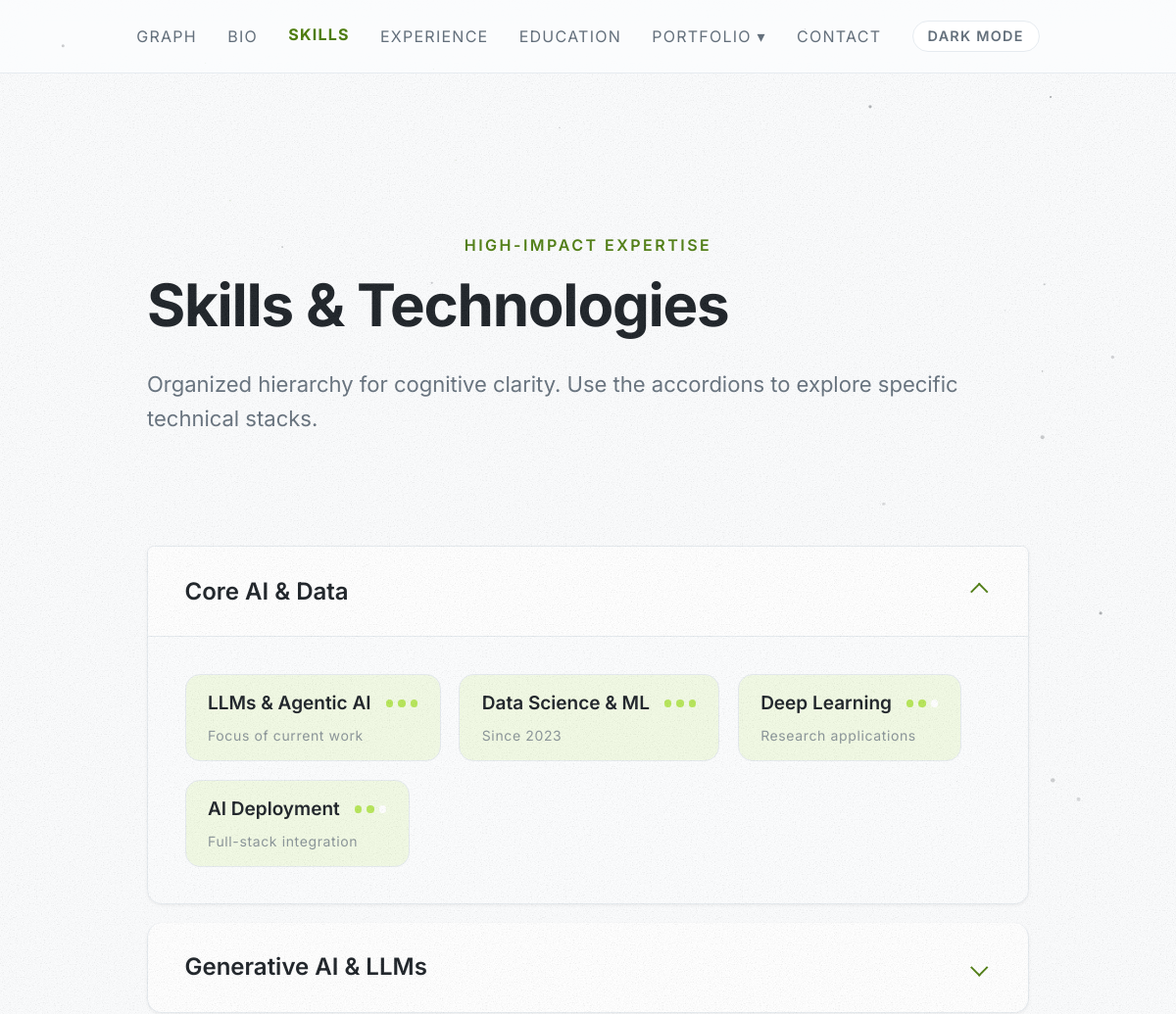
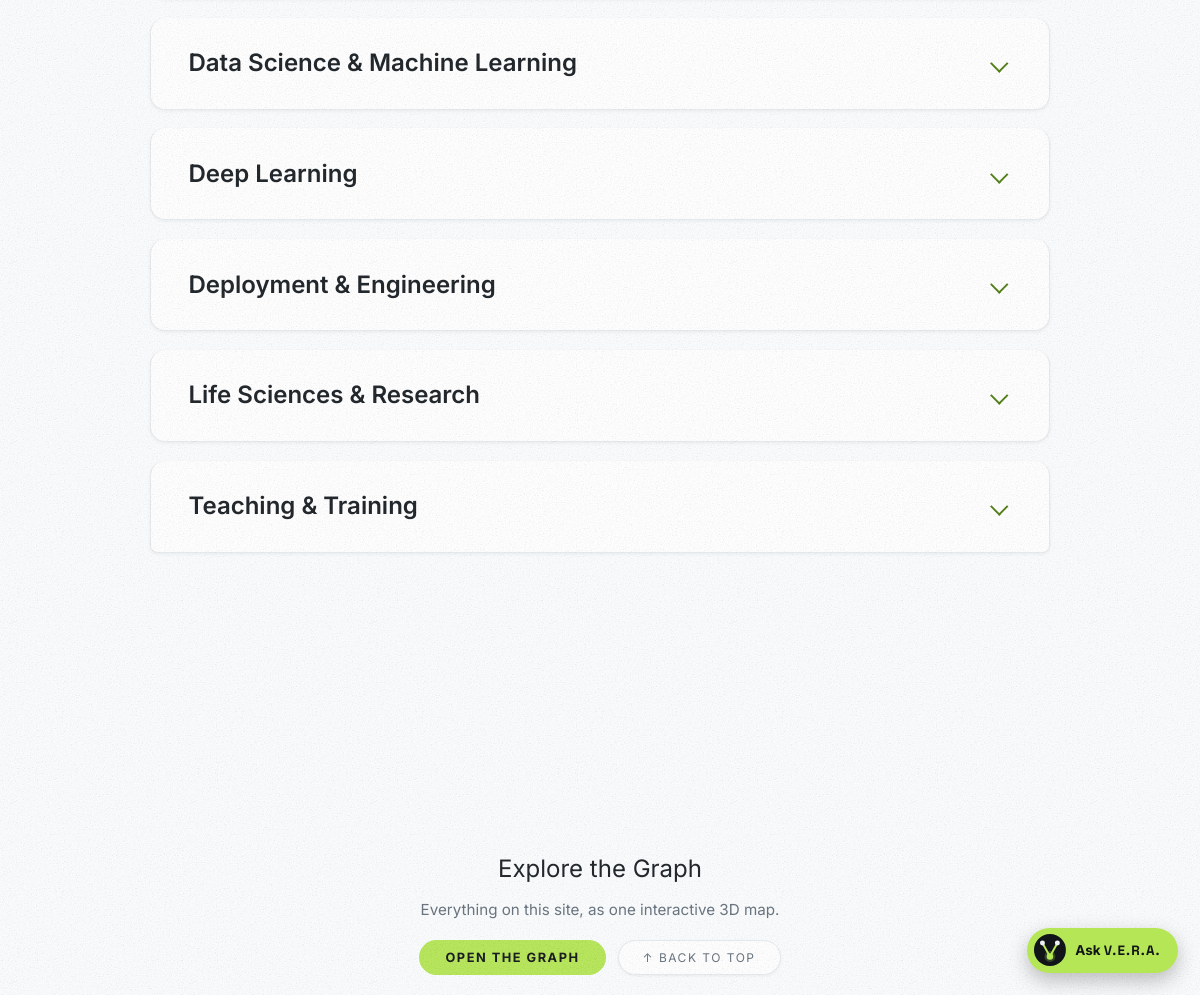
Screenshot of /skills/ with the database file from the repository (2 pictures, top to bottom).
### portfolio/models.py (models this page shows, shortened)
class NavigationItem(models.Model):
    profile = models.ForeignKey(UserProfile, on_delete=models.CASCADE, related_name='navigation_items')
    label = models.CharField(max_length=100)
    url = models.CharField(max_length=255, blank=True, default="")
    active_id = models.CharField(max_length=50, blank=True, default="")
    dropdown = models.BooleanField(default=False)
    parent = models.ForeignKey('self', on_delete=models.CASCADE, null=True, blank=True, related_name='children')
    order = models.IntegerField(default=0)
    class Meta:
        ordering = ['order', 'id']

class SkillCategory(models.Model):
    profile = models.ForeignKey(UserProfile, on_delete=models.CASCADE, related_name='skill_categories')
    accordion_id = models.CharField(max_length=100, default="core-ai")
    name = models.CharField(max_length=255)
    active = models.BooleanField(default=False)
    order = models.IntegerField(default=0)
    class Meta:
        verbose_name_plural = "Skill Categories"
        ordering = ['order', 'id']

class Skill(models.Model):
    category = models.ForeignKey(SkillCategory, on_delete=models.CASCADE, related_name='skills')
    name = models.CharField(max_length=255)
    highlight = models.BooleanField(default=False)
    tier = models.IntegerField(default=1) # 1, 2, or 3
    context = models.CharField(max_length=255, blank=True, default="")
    order = models.IntegerField(default=0)
    class Meta:
        ordering = ['order', 'id']

### portfolio/views.py (the view)
# urls.py: path('skills/', views.skills_view, name='skills'),
def skills_view(request):
    skills_context = {}
    try:
        profile = UserProfile.objects.first()
        if profile:
            cats = SkillCategory.objects.filter(profile=profile)
            if cats.exists():
                groups = []
                for c in cats:
                    groups.append({
                        'id': c.accordion_id,
                        'name': c.name,
                        'active': c.active,
                        'tags': [{'name': s.name, 'highlight': s.highlight, 'tier': s.tier, 'context': s.context} for s in c.skills.all()]
                    })
                skills_context = {
                    'page_label': 'High-Impact Expertise',
                    'page_title': 'Skills & Technologies',
                    'page_sub': 'Organized hierarchy for cognitive clarity. Use the accordions to explore specific technical stacks.',
                    'accordion_groups': groups
                }
    except Exception:
        pass
    context = {
        'skills': skills_context,
        'graph_data': get_graph_data()
    }
    return render(request, 'pages/skills.html', context)

### portfolio/graph.py (called while the page is built)
def _clean(text):
    return _LEADING_SYMBOLS.sub("", (text or "").strip()).strip()

def _label(text, limit=MAX_LABEL):
    text = " ".join(_clean(text).split())
    return text if len(text) <= limit else text[:limit - 1].rstrip(" ,;:-–") + "…"

def _node(node_id, name, description="", navigate_to="", children=None, node_type="leaf"):
    node = {"id": node_id, "name": name, "type": node_type}
    if navigate_to:
        node["navigateTo"] = navigate_to
    description = " ".join(_TAGS.sub(" ", description or "").split())
    if description:
        node["description"] = description
    if children:
        node["children"] = children
    return node

def _section(node_id, name, page, description, children):
    return _node(node_id, name, description, page, children, node_type="category")

### portfolio/icons.py (called while the page is built)
def icon_name(value):
    value = (value or "").strip()
    if value in ICONS:
        return value
    value = _EMOJI_MODIFIERS.sub("", value)
    return EMOJI_TO_ICON.get(value, FALLBACK)

def render_icon(value, css_class=""):
    name = icon_name(value)
    classes = f"ico ico-{name} {css_class}".strip()
    return format_html(
        '<svg class="{}" viewBox="0 0 24 24" fill="currentColor" shape-rendering="crispEdges" '
        'aria-hidden="true" focusable="false">{}</svg>',
        classes, mark_safe(ICONS[name]),
    )

### portfolio/templatetags/portfolio_extras.py (called while the page is built)
@register.filter
def tojson(value):
    try:
        return mark_safe(json.dumps(value))
    except Exception:
        return mark_safe("[]")

@register.filter
def is_dropdown_active(dropdown_item, active_page):
    if not dropdown_item or not active_page:
        return False
    children = []
    if hasattr(dropdown_item, 'children'):
        children = dropdown_item.children.all()
    elif isinstance(dropdown_item, dict) and 'children' in dropdown_item:
        children = dropdown_item['children']
    for child in children:
        child_id = ""
        if isinstance(child, dict):
            child_id = child.get('id', '')
        elif hasattr(child, 'active_id'):
            child_id = child.active_id
        if child_id == active_page:
            return True
    return False

@register.simple_tag
def asset(path):
    from django.conf import settings
    from django.contrib.staticfiles import finders
    from django.templatetags.static import static
    url = static(path)
    if settings.DEBUG:
        found = finders.find(path)
        if found:
            import os
            url += f"?v={int(os.path.getmtime(found))}"
    return url

### templates/pages/skills.html (shortened to what this page needs)
{% extends "base.html" %}
{% load static portfolio_extras %}
{% block head_extra %}
<link rel="stylesheet" href="{% asset 'css/pages/skills.css' %}">
{% endblock %}
{% block content %}
<div class="page-label">{{ skills.page_label }}</div>
<h1 class="page-title">{{ skills.page_title }}</h1>
<p class="page-sub">{{ skills.page_sub }}</p>
<div class="accordion">
    {% for group in skills.accordion_groups %}
    <div class="accordion-item {% if group.active %}active{% endif %}" id="{{ group.id }}">
        <div class="accordion-header" onclick="toggleAccordion(this)">
            {{ group.name }}
            <div class="chevron"></div>
        </div>
        <div class="accordion-content">
            <div class="skill-tags">
                {% for tag in group.tags %}
                <div class="skill-tag {% if tag.highlight %}highlight{% endif %}">
                    <div class="skill-meta">
                        <span class="skill-name">{{ tag.name }}</span>
                        <div class="skill-dots">
                            <span class="dot {% if tag.tier >= 1 %}filled{% endif %}"></span>
                            <span class="dot {% if tag.tier >= 2 %}filled{% endif %}"></span>
                            <span class="dot {% if tag.tier >= 3 %}filled{% endif %}"></span>
                        </div>
                    </div>
                    {% if tag.context %}
                    <div class="skill-context">{{ tag.context }}</div>
                    {% endif %}
                </div>
                {% endfor %}
            </div>
        </div>
    </div>
    {% endfor %}
</div>
{% endblock %}
{% block after_content %}
    {% include 'components/graph_section.html' %}
{% endblock %}

### templates/components/navbar.html (shortened to what this page needs)
{% load portfolio_extras %}
<nav class="top-nav">
  <div class="d-none d-md-flex w-100 justify-content-center align-items-center nav-desktop">
    {% for item in config.navigation %}
      {% if item.dropdown %}
        <div class="dropdown">
          <button class="dropbtn nav-link{% if item|is_dropdown_active:active_page %} active{% endif %}">
            {{ item.label }} &#9662;
          </button>
        </div>
      {% else %}
        <a href="{{ item.url }}" class="nav-link{% if active_page == item.id %} active{% endif %}">{{ item.label }}</a>
      {% endif %}
    {% endfor %}
    <button type="button" class="theme-toggle" data-theme-toggle aria-label="Switch theme">Light mode</button>
  </div>
</nav>

### static/css/theme.css (style rules this page uses)
:root, :root[data-theme="dark"] { color-scheme: dark; --bg: #111418; --surface: #1A1F25; --border: #2B323B; --text: #EEF2F6; --muted: #95A0AC; --primary: #B5E655; --accent: #7DD3FC; --primary-bg: #B5E655; --on-primary: #111418; --graph-bg: #0A0C0F; --card-shadow: none; --glow: #B5E655; }
@media (prefers-color-scheme: light) { :root:not([data-theme]) { color-scheme: light; --bg: #FBFCFD; --surface: #FFFFFF; --border: #E6EBF0; --text: #1A1F25; --muted: #64707C; --primary: #4D7C0F; --accent: #0369A1; --graph-bg: #1A1F25; --card-shadow: 0 1px 3px rgba(17, 20, 24, .06); --glow: transparent; } }
body { background: var(--bg); color: var(--text); --bs-body-bg: var(--bg); --bs-body-color: var(--text); --bs-border-color: var(--border); --bs-link-color-rgb: initial; }
a { color: var(--primary); }
:root { --site-zoom: 1; }
@media (min-width: 1024px) { :root { --site-zoom: 1.25; } }
:root { --chat-zoom: var(--site-zoom); }
@media (min-width: 1024px) { :root { --chat-zoom: calc(var(--site-zoom) * .75); } }
.top-nav, .content, .landing-container, .theme-toggle.floating, .graph-explore-bar, .graph-skip, #instructions, .graph-tip { zoom: var(--site-zoom); }
body::after { content: ""; position: fixed; inset: 0; z-index: 9998; pointer-events: none; background-size: 180px 180px; opacity: var(--grain-opacity); }
:root, :root[data-theme="dark"] { --grain-opacity: .05; }
@media (prefers-color-scheme: light) { :root:not([data-theme]) { --grain-opacity: .06; } }
.theme-toggle { display: inline-flex; align-items: center; gap: 6px; padding: 6px 12px; border-radius: 999px; border: 1px solid var(--border); background: var(--surface); color: var(--muted); font: 600 0.72rem/1 'Inter', sans-serif; letter-spacing: 1px; text-transform: uppercase; cursor: pointer; transition: color .2s, border-color .2s; }

### static/css/pages/skills.css (style rules this page uses)
.page-title { font-size: 3rem; font-weight: 700; color: var(--text); margin-bottom: 20px; text-align: left; width: 100%; letter-spacing: -1px; }
.page-sub { font-size: 1.1rem; color: var(--muted); margin-bottom: 50px; text-align: left; width: 100%; line-height: 1.6; }
.skill-tag { display: flex; flex-direction: column; gap: 6px; background: var(--surface); border: 1px solid var(--border); padding: 12px 18px; border-radius: 12px; color: var(--text); font-size: 0.95rem; transition: all 0.3s cubic-bezier(0.4, 0, 0.2, 1); position: relative; overflow: hidden; box-shadow: var(--card-shadow); }
.skill-tag.highlight { background: color-mix(in srgb, var(--primary-bg) 15%, transparent); border-color: var(--border); box-shadow: 0 4px 20px color-mix(in srgb, var(--glow) 10%, transparent); }
.skill-meta { display: flex; align-items: center; justify-content: space-between; gap: 12px; width: 100%; }
.skill-name { font-weight: 600; }
.skill-dots { display: flex; gap: 4px; }
.dot { width: 6px; height: 6px; border-radius: 50%; background: var(--surface); }
.dot.filled { background: var(--primary-bg); box-shadow: 0 0 8px color-mix(in srgb, var(--glow) 60%, transparent); }
.skill-context { font-size: 0.7rem; color: color-mix(in srgb, var(--muted) 75%, transparent); font-weight: 400; letter-spacing: 0.5px; }

### static/css/graph_bg.css (style rules this page uses)
@media (prefers-color-scheme: light) { :root:not([data-theme]) { --graph-bg-opacity: 0.9; } }

### rows the page displays
NavigationItem: label "GRAPH"
NavigationItem: label "BIO"
NavigationItem: label "SKILLS"
NavigationItem: label "EXPERIENCE"
NavigationItem: label "EDUCATION"
NavigationItem: label "PORTFOLIO"
NavigationItem: label "CONTACT"
SkillCategory: name "Core AI & Data"
Skill: name "LLMs & Agentic AI", context "Focus of current work"
Skill: name "Data Science & ML", context "Since 2023"
Skill: name "Deep Learning", context "Research applications"
Skill: name "AI Deployment", context "Full-stack integration"
SkillCategory: name "Generative AI & LLMs"
SkillCategory: name "Data Science & Machine Learning"
SkillCategory: name "Deep Learning"
SkillCategory: name "Deployment & Engineering"
SkillCategory: name "Life Sciences & Research"
SkillCategory: name "Teaching & Training"

### other values shown
{{ skills.page_label }} "HIGH-IMPACT EXPERTISE"
{{ skills.page_title }} "Skills & Technologies"
{{ skills.page_sub }} "Organized hierarchy for cognitive clarity. Use the accordions to explore specific technical stacks."
